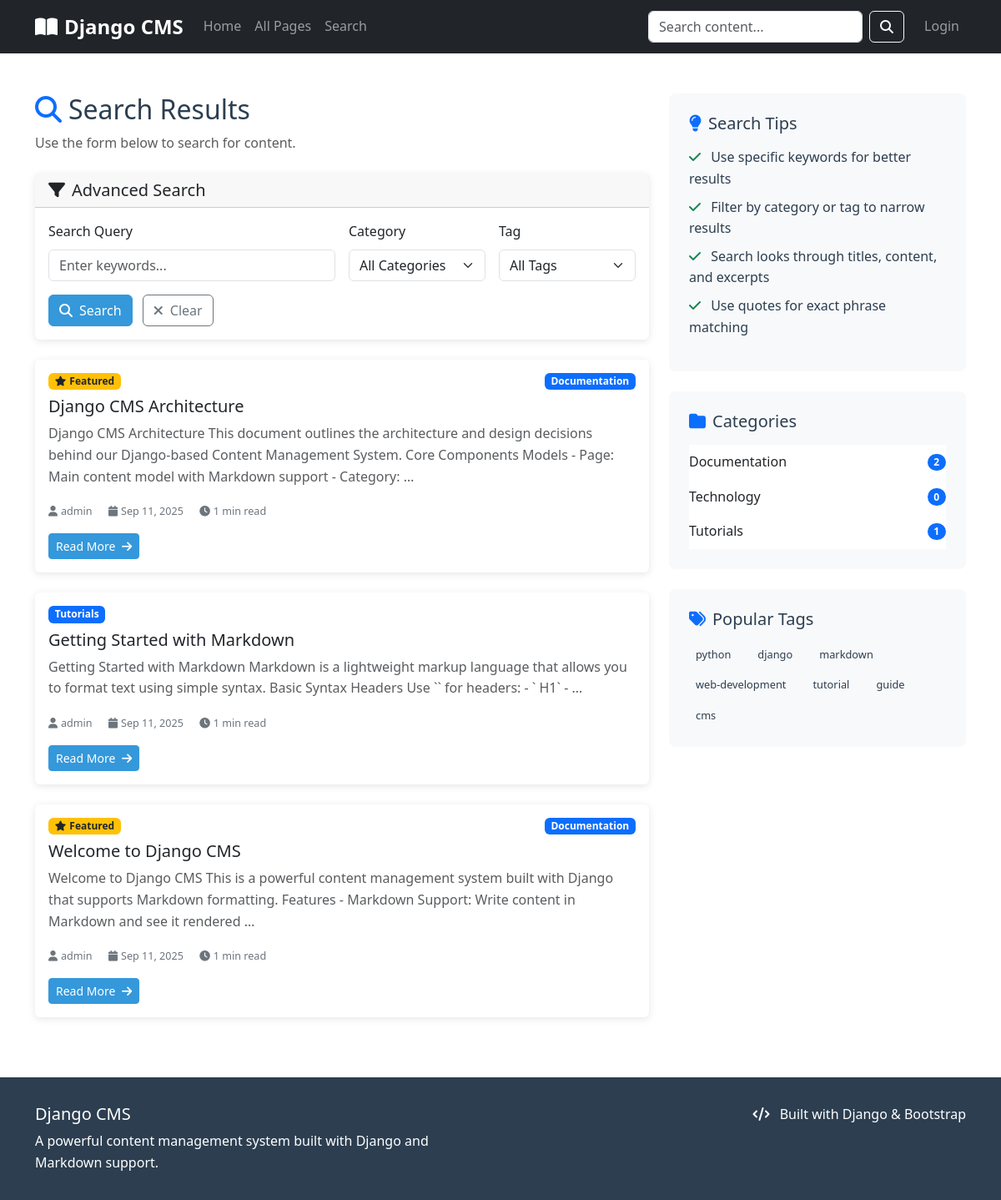
The app's page /search/ with its own data.
### content/models.py (models this page shows, shortened)
class Page(models.Model):
    STATUS_CHOICES = [
        ('draft', 'Draft'),
        ('published', 'Published'),
        ('archived', 'Archived'),
    ]
    title = models.CharField(max_length=200)
    slug = models.SlugField(max_length=200, unique=True, blank=True)
    content = models.TextField(help_text="Markdown content")
    rendered_content = models.TextField(blank=True, editable=False)
    excerpt = models.TextField(max_length=500, blank=True, help_text="Short description or excerpt")
    author = models.ForeignKey(User, on_delete=models.CASCADE, related_name='pages')
    category = models.ForeignKey(Category, on_delete=models.SET_NULL, null=True, blank=True, related_name='pages')
    status = models.CharField(max_length=20, choices=STATUS_CHOICES, default='draft')
    featured = models.BooleanField(default=False)
    meta_description = models.CharField(max_length=160, blank=True)
    meta_keywords = models.CharField(max_length=255, blank=True)
    markdown_file = models.FileField(upload_to='markdown_files/', blank=True, null=True)
    created_at = models.DateTimeField(auto_now_add=True)
    updated_at = models.DateTimeField(auto_now=True)
    published_at = models.DateTimeField(null=True, blank=True)
    class Meta:
        ordering = ['-created_at']
        indexes = [
            models.Index(fields=['status', '-created_at']),
            models.Index(fields=['category', '-created_at']),
        ]
    def get_absolute_url(self):
        return reverse('content:page_detail', kwargs={'slug': self.slug})
    @property
    def reading_time(self):
        word_count = len(self.content.split())
        return max(1, word_count // 200)  # Average 200 words per minute

class Category(models.Model):
    name = models.CharField(max_length=100, unique=True)
    slug = models.SlugField(max_length=100, unique=True, blank=True)
    description = models.TextField(blank=True)
    created_at = models.DateTimeField(auto_now_add=True)
    class Meta:
        verbose_name_plural = "Categories"
        ordering = ['name']

class Tag(models.Model):
    name = models.CharField(max_length=50, unique=True)
    slug = models.SlugField(max_length=50, unique=True, blank=True)

### content/views.py (the view)
# urls.py: path('search/', views.search_view, name='search'),
def search_view(request):
    query = request.GET.get('q', '')
    category_id = request.GET.get('category', '')
    tag_id = request.GET.get('tag', '')
    pages = Page.objects.filter(status='published')
    if query:
        pages = pages.filter(
            Q(title__icontains=query) |
            Q(content__icontains=query) |
            Q(excerpt__icontains=query)
        )
    if category_id:
        pages = pages.filter(category_id=category_id)
    if tag_id:
        pages = pages.filter(page_tags__tag_id=tag_id)
    pages = pages.select_related('author', 'category').distinct()
    paginator = Paginator(pages, 10)
    page_number = request.GET.get('page')
    page_obj = paginator.get_page(page_number)
    context = {
        'pages': page_obj,
        'query': query,
        'categories': Category.objects.all(),
        'tags': Tag.objects.all(),
        'selected_category': category_id,
        'selected_tag': tag_id,
    }
    return render(request, 'content/search.html', context)

### content/templates/content/search.html (shortened to what this page needs)
{% extends 'content/base.html' %}
{% block content %}
<div class="container my-5">
    <div class="row">
        <div class="col-lg-8">
            <div class="mb-4">
                <h1 class="h2 mb-2">
                    <i class="fas fa-search text-primary me-2"></i>Search Results
                </h1>
                {% if query %}
                    <p class="text-muted">
                        Showing results for "<strong>{{ query }}</strong>"
                        ({{ pages.paginator.count }} result{{ pages.paginator.count|pluralize }})
                    </p>
                {% else %}
                    <p class="text-muted">Use the form below to search for content.</p>
                {% endif %}
            </div>
            <div class="card mb-4">
                <div class="card-header">
                    <h5 class="mb-0">
                        <i class="fas fa-filter me-2"></i>Advanced Search
                    </h5>
                </div>
                <div class="card-body">
                    <form method="GET">
                        <div class="row g-3">
                            <div class="col-md-6">
                                <label for="q" class="form-label">Search Query</label>
                                <input type="text" class="form-control" id="q" name="q"
                                       placeholder="Enter keywords..." value="{{ query }}">
                            </div>
                            <div class="col-md-3">
                                <label for="category" class="form-label">Category</label>
                                <select name="category" id="category" class="form-select">
                                    <option value="">All Categories</option>
                                </select>
                            </div>
                            <div class="col-md-3">
                                <label for="tag" class="form-label">Tag</label>
                                <select name="tag" id="tag" class="form-select">
                                    <option value="">All Tags</option>
                                </select>
                            </div>
                            <div class="col-12">
                                <button type="submit" class="btn btn-primary">
                                    <i class="fas fa-search me-2"></i>Search
                                </button>
                                <a href="{% url 'content:search' %}" class="btn btn-outline-secondary ms-2">
                                    <i class="fas fa-times me-2"></i>Clear
                                </a>
                            </div>
                        </div>
                    </form>
                </div>
            </div>
            {% if pages %}
                <div class="row">
                    {% for page in pages %}
                    <div class="col-12 mb-4">
                        <div class="card">
                            <div class="card-body">
                                <div class="d-flex justify-content-between align-items-start mb-2">
                                    {% if page.featured %}
                                        <span class="badge bg-warning text-dark">
                                            <i class="fas fa-star me-1"></i>Featured
                                        </span>
                                    {% endif %}
                                    {% if page.category %}
                                        <a href="{% url 'content:category_detail' page.category.slug %}"
                                           class="badge bg-primary text-decoration-none">
                                            {{ page.category.name }}
                                        </a>
                                    {% endif %}
                                </div>
                                <h5 class="card-title">
                                    <a href="{{ page.get_absolute_url }}" class="text-decoration-none text-dark">
                                        {{ page.title }}
                                    </a>
                                </h5>
                                <p class="card-text text-muted">{{ page.excerpt|truncatewords:30 }}</p>
                                <div class="content-meta mb-3">
                                    <small>
                                        <i class="fas fa-user me-1"></i>{{ page.author.get_full_name|default:page.author.username }}
                                        <i class="fas fa-calendar ms-3 me-1"></i>{{ page.created_at|date:"M d, Y" }}
                                        <i class="fas fa-clock ms-3 me-1"></i>{{ page.reading_time }} min read
                                    </small>
                                </div>
                                <a href="{{ page.get_absolute_url }}" class="btn btn-primary btn-sm">
                                    Read More <i class="fas fa-arrow-right ms-1"></i>
                                </a>
                            </div>
                        </div>
                    </div>
                    {% endfor %}
                </div>
            {% endif %}
        </div>
        <div class="col-lg-4">
            <div class="sidebar mb-4">
                <h5 class="mb-3">
                    <i class="fas fa-lightbulb text-primary me-2"></i>Search Tips
                </h5>
                <ul class="list-unstyled">
                    <li class="mb-2">
                        <i class="fas fa-check text-success me-2"></i>
                        Use specific keywords for better results
                    </li>
                    <li class="mb-2">
                        <i class="fas fa-check text-success me-2"></i>
                        Filter by category or tag to narrow results
                    </li>
                    <li class="mb-2">
                        <i class="fas fa-check text-success me-2"></i>
                        Search looks through titles, content, and excerpts
                    </li>
                    <li class="mb-2">
                        <i class="fas fa-check text-success me-2"></i>
                        Use quotes for exact phrase matching
                    </li>
                </ul>
            </div>
            {% if categories %}
            <div class="sidebar mb-4">
                <h5 class="mb-3">
                    <i class="fas fa-folder text-primary me-2"></i>Categories
                </h5>
                <div class="list-group list-group-flush">
                    {% for category in categories %}
                    <a href="{% url 'content:category_detail' category.slug %}"
                       class="list-group-item list-group-item-action border-0 px-0">
                        <div class="d-flex justify-content-between align-items-center">
                            <span>{{ category.name }}</span>
                            <span class="badge bg-primary rounded-pill">{{ category.pages.count }}</span>
                        </div>
                    </a>
                    {% endfor %}
                </div>
            </div>
            {% endif %}
            {% if tags %}
            <div class="sidebar">
                <h5 class="mb-3">
                    <i class="fas fa-tags text-primary me-2"></i>Popular Tags
                </h5>
                <div class="d-flex flex-wrap gap-2">
                    {% for tag in tags %}
                        <a href="{% url 'content:tag_detail' tag.slug %}" class="tag">
                            {{ tag.name }}
                        </a>
                    {% endfor %}
                </div>
            </div>
            {% endif %}
        </div>
    </div>
</div>
{% endblock %}

### content/templates/content/base.html (style rules this page uses)
:root { --primary-color: #2c3e50; --secondary-color: #3498db; --accent-color: #e74c3c; --text-color: #2c3e50; --light-bg: #f8f9fa; --border-color: #dee2e6; }
body { font-family: 'Segoe UI', Tahoma, Geneva, Verdana, sans-serif; line-height: 1.6; color: var(--text-color); }
.card { border: none; box-shadow: 0 2px 10px rgba(0,0,0,0.1); transition: transform 0.3s ease; }
.btn-primary { background-color: var(--secondary-color); border-color: var(--secondary-color); }
.content-meta { color: #6c757d; font-size: 0.9rem; }
.tag { background-color: var(--light-bg); color: var(--text-color); padding: 0.25rem 0.5rem; border-radius: 0.25rem; text-decoration: none; font-size: 0.8rem; margin-right: 0.5rem; }
.sidebar { background-color: var(--light-bg); border-radius: 0.5rem; padding: 1.5rem; }

### records on screen
Page: featured True (drawn), category.name "Documentation", title "Django CMS Architecture", excerpt "Django CMS Architecture This document outlines the architecture and design decisions behind our Django-based Content Management System. Core Components Models - Page: Main content model with Markdown support - Category: …", author.get_full_name "admin", created_at "Sep 11, 2025", reading_time "1"
Page: category.name "Tutorials", title "Getting Started with Markdown", excerpt "Getting Started with Markdown Markdown is a lightweight markup language that allows you to format text using simple syntax. Basic Syntax Headers Use `` for headers: - ` H1` - …", author.get_full_name "admin", created_at "Sep 11, 2025", reading_time "1"
Page: featured True (drawn), category.name "Documentation", title "Welcome to Django CMS", excerpt "Welcome to Django CMS This is a powerful content management system built with Django that supports Markdown formatting. Features - Markdown Support: Write content in Markdown and see it rendered …", author.get_full_name "admin", created_at "Sep 11, 2025", reading_time "1"
Category: name "Documentation", pages.count "2"
Category: name "Technology", pages.count "0"
Category: name "Tutorials", pages.count "1"
Tag: name "python"
Tag: name "django"
Tag: name "markdown"
Tag: name "web-development"
Tag: name "tutorial"
Tag: name "guide"
Tag: name "cms"
